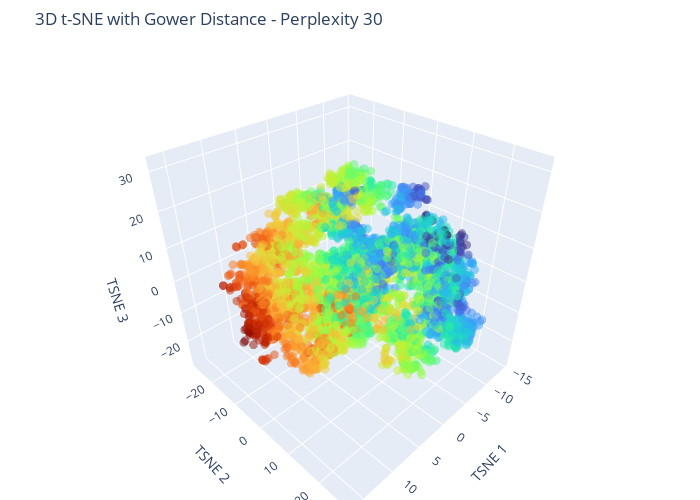
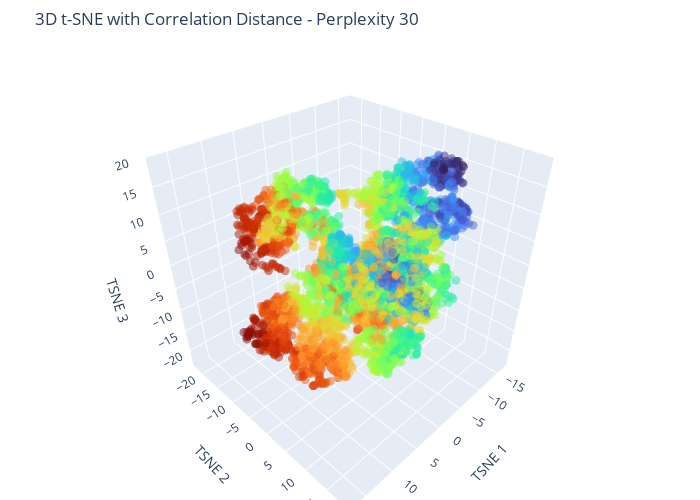
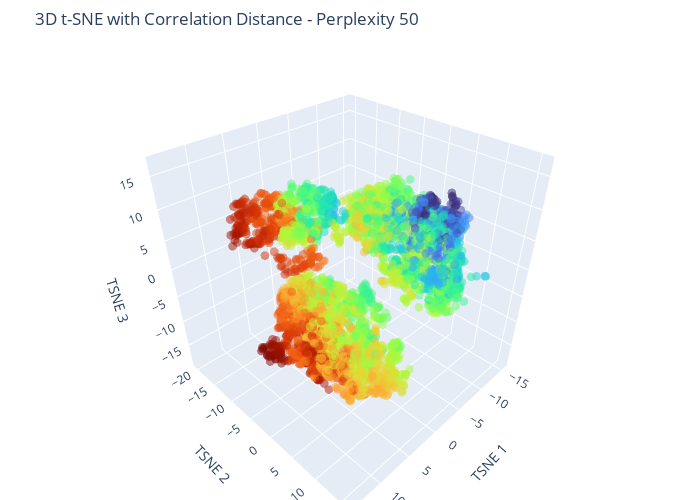

Here is the notebook cell these charts were saved with, in order:
### Markdown cell above
<br>

Now, Let's scale up and try a **3-D t-SNE embedding**...

<br>

### Code cell
import plotly.express as px
import plotly.graph_objects as go
import numpy as np
import pandas as pd
import gower
from scipy.spatial.distance import pdist, squareform
from sklearn.manifold import TSNE
from sklearn.utils import check_random_state
import ipywidgets as widgets
from IPython.display import display

# Define parameters
perplexities = [5, 30, 50]
distance_metrics = ['gower', 'mahalanobis', 'canberra', 'braycurtis', 'chebyshev', 
                    'cityblock', 'cosine', 'euclidean', 'minkowski', 'correlation']

# For reproducibility
random_state = check_random_state(42)

# Dropdown widgets for selecting metric and perplexity
metric_dropdown = widgets.Dropdown(
    options=distance_metrics,
    value='gower',
    description='Metric:',
    style={'description_width': 'initial'}
)

perplexity_dropdown = widgets.Dropdown(
    options=perplexities,
    value=30,
    description='Perplexity:',
    style={'description_width': 'initial'}
)

# Function to compute t-SNE and generate interactive 3D plot
def update_plot(metric, perplexity):
    # Compute distance matrix
    if metric == 'gower':
        distances = gower.gower_matrix(X)
    else:
        distances = squareform(pdist(X, metric=metric))
    
    # Apply t-SNE
    tsne = TSNE(n_components=3, metric='precomputed', perplexity=perplexity, random_state=42, init='random')
    Y_tsne_3d = tsne.fit_transform(distances)
    
    # Create interactive 3D scatter plot with improved visuals
    fig = go.Figure()
    fig.add_trace(go.Scatter3d(
        x=Y_tsne_3d[:, 0],
        y=Y_tsne_3d[:, 1],
        z=Y_tsne_3d[:, 2],
        mode='markers',
        marker=dict(size=3, color=Y_tsne_3d[:, 0], colorscale='Turbo', opacity=0.5)
    ))
    
    fig.update_layout(
        title=f'3D t-SNE with {metric.capitalize()} Distance - Perplexity {perplexity}',
        scene=dict(
            xaxis_title='TSNE 1',
            yaxis_title='TSNE 2',
            zaxis_title='TSNE 3',
            aspectmode='cube'  # Keeps the 3D aspect ratio balanced
        ),
        margin=dict(l=0, r=0, b=0, t=50),
        width=700,  # Increased figure width for better visualization
        height=500   # Increased figure height for better visualization
    )
    
    fig.show()

# Function to handle widget updates
def on_change(change):
    update_plot(metric_dropdown.value, perplexity_dropdown.value)

metric_dropdown.observe(on_change, names='value')
perplexity_dropdown.observe(on_change, names='value')

display(metric_dropdown, perplexity_dropdown)
update_plot(metric_dropdown.value, perplexity_dropdown.value)

### Figure 1 — Plotly figure (JSON) as saved in the notebook; plotly's stock layout.template omitted (floating-point values rounded to 4 significant figures; data arrays with more than 128 entries replaced by an {"elided": "..."} marker saying what was removed)
{"data": [{"marker": {"color": {"elided": "5000 float values"}, "colorscale": [[0, "#30123b"], [0.07143, "#4145ab"], [0.1429, "#4675ed"], [0.2143, "#39a2fc"], [0.2857, "#1bcfd4"], [0.3571, "#24eca6"], [0.4286, "#61fc6c"], [0.5, "#a4fc3b"], [0.5714, "#d1e834"], [0.6429, "#f3c63a"], [0.7143, "#fe9b2d"], [0.7857, "#f36315"], [0.8571, "#d93806"], [0.9286, "#b11901"], [1, "#7a0402"]], "opacity": 0.5, "size": 3}, "mode": "markers", "type": "scatter3d", "x": {"elided": "5000 float values"}, "y": {"elided": "5000 float values"}, "z": {"elided": "5000 float values"}}], "layout": {"height": 500, "margin": {"b": 0, "l": 0, "r": 0, "t": 50}, "scene": {"aspectmode": "cube", "xaxis": {"title": {"text": "TSNE 1"}}, "yaxis": {"title": {"text": "TSNE 2"}}, "zaxis": {"title": {"text": "TSNE 3"}}}, "title": {"text": "3D t-SNE with Gower Distance - Perplexity 30"}, "width": 700}}

### Figure 2 — Plotly figure (JSON) as saved in the notebook; plotly's stock layout.template omitted (floating-point values rounded to 4 significant figures; data arrays with more than 128 entries replaced by an {"elided": "..."} marker saying what was removed)
{"data": [{"marker": {"color": {"elided": "5000 float values"}, "colorscale": [[0, "#30123b"], [0.07143, "#4145ab"], [0.1429, "#4675ed"], [0.2143, "#39a2fc"], [0.2857, "#1bcfd4"], [0.3571, "#24eca6"], [0.4286, "#61fc6c"], [0.5, "#a4fc3b"], [0.5714, "#d1e834"], [0.6429, "#f3c63a"], [0.7143, "#fe9b2d"], [0.7857, "#f36315"], [0.8571, "#d93806"], [0.9286, "#b11901"], [1, "#7a0402"]], "opacity": 0.5, "size": 3}, "mode": "markers", "type": "scatter3d", "x": {"elided": "5000 float values"}, "y": {"elided": "5000 float values"}, "z": {"elided": "5000 float values"}}], "layout": {"height": 500, "margin": {"b": 0, "l": 0, "r": 0, "t": 50}, "scene": {"aspectmode": "cube", "xaxis": {"title": {"text": "TSNE 1"}}, "yaxis": {"title": {"text": "TSNE 2"}}, "zaxis": {"title": {"text": "TSNE 3"}}}, "title": {"text": "3D t-SNE with Correlation Distance - Perplexity 30"}, "width": 700}}

### Figure 3 — Plotly figure (JSON) as saved in the notebook; plotly's stock layout.template omitted (floating-point values rounded to 4 significant figures; data arrays with more than 128 entries replaced by an {"elided": "..."} marker saying what was removed)
{"data": [{"marker": {"color": {"elided": "5000 float values"}, "colorscale": [[0, "#30123b"], [0.07143, "#4145ab"], [0.1429, "#4675ed"], [0.2143, "#39a2fc"], [0.2857, "#1bcfd4"], [0.3571, "#24eca6"], [0.4286, "#61fc6c"], [0.5, "#a4fc3b"], [0.5714, "#d1e834"], [0.6429, "#f3c63a"], [0.7143, "#fe9b2d"], [0.7857, "#f36315"], [0.8571, "#d93806"], [0.9286, "#b11901"], [1, "#7a0402"]], "opacity": 0.5, "size": 3}, "mode": "markers", "type": "scatter3d", "x": {"elided": "5000 float values"}, "y": {"elided": "5000 float values"}, "z": {"elided": "5000 float values"}}], "layout": {"height": 500, "margin": {"b": 0, "l": 0, "r": 0, "t": 50}, "scene": {"aspectmode": "cube", "xaxis": {"title": {"text": "TSNE 1"}}, "yaxis": {"title": {"text": "TSNE 2"}}, "zaxis": {"title": {"text": "TSNE 3"}}}, "title": {"text": "3D t-SNE with Correlation Distance - Perplexity 50"}, "width": 700}}
